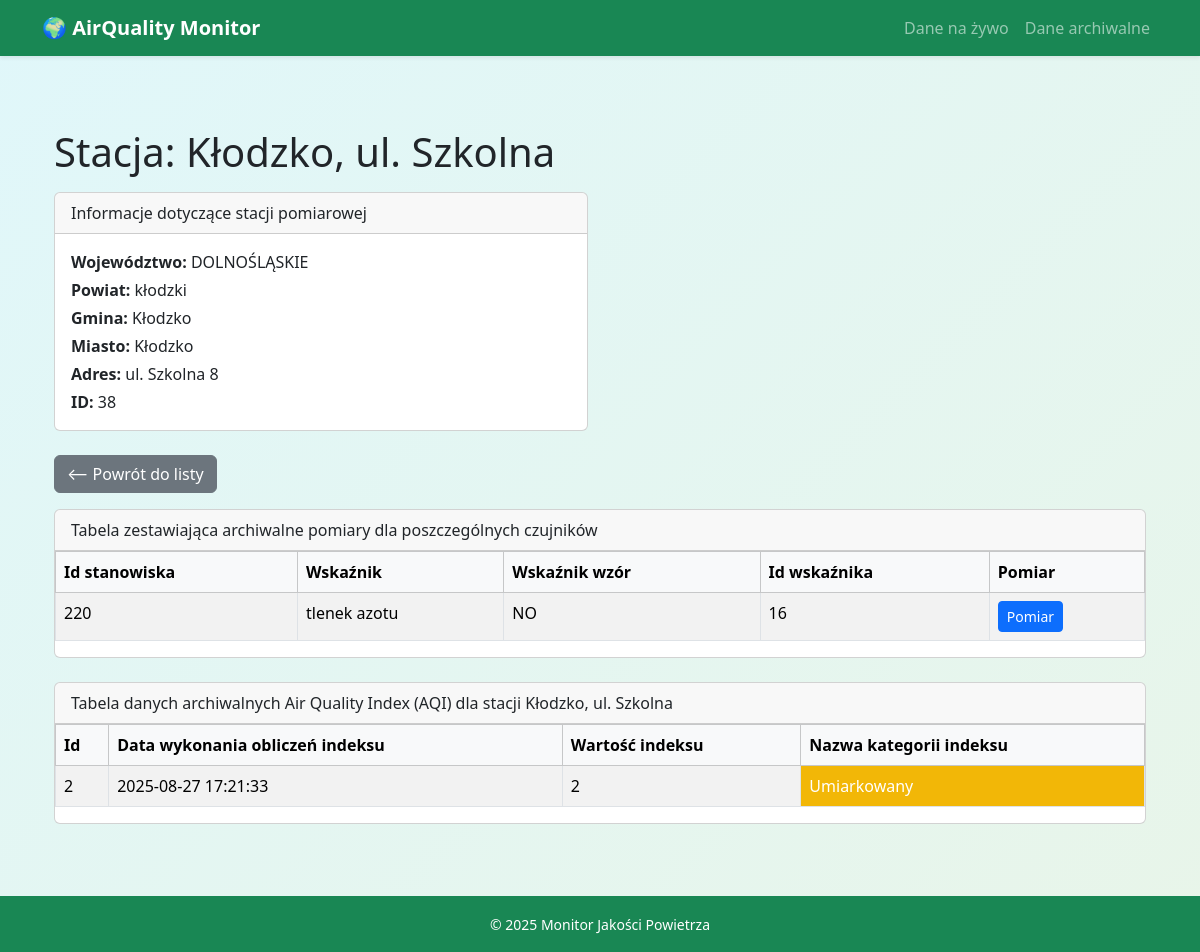
Screenshot of /archive/38 with the database file from the repository.
### app/models/station.py (models this page shows)
class Station(db.Model):
    __tablename__ = "stations"
    id = db.Column(db.Integer, primary_key=True)
    stationCode = db.Column(db.String(50), unique=True, nullable=False)
    stationName = db.Column(db.String(120), nullable=False)
    gegrLat = db.Column(db.String(50), nullable=False)
    gegrLon = db.Column(db.String(50), nullable=False)
    addressStreet = db.Column(db.String(200), nullable=True)
    city_id = db.Column(db.Integer, db.ForeignKey("cities.id"), nullable=False)
    city = db.relationship("City", back_populates="stations")
    sensors = db.relationship("Sensor", back_populates="station")

### app/models/gmina.py (models this page shows)
class Gmina(db.Model):
    __tablename__ = "gminy"
    id = db.Column(db.Integer, primary_key=True)
    gminaName = db.Column(db.String(120), nullable=False)
    powiatName = db.Column(db.String(120), nullable=False)
    wojewodztwoName = db.Column(db.String(120), nullable=False)
    cities = db.relationship("City", back_populates="gmina")

### app/models/city.py (models this page shows)
class City(db.Model):
    __tablename__ = "cities"
    id = db.Column(db.Integer, primary_key=True)
    name = db.Column(db.String(120), nullable=False)
    gmina_id = db.Column(db.Integer, db.ForeignKey("gminy.id"), nullable=False)
    gmina = db.relationship("Gmina", back_populates="cities")
    stations = db.relationship("Station", back_populates="city")

### app/models/sensor.py (models this page shows)
class Sensor(db.Model):
    __tablename__ = "sensors"
    id = db.Column(db.Integer, primary_key=True)
    id_stanowiska = db.Column(db.Integer, nullable=False)  # np. ID pomiarowe
    wskaznik = db.Column(db.String(120), nullable=False)
    wskaznik_wzor = db.Column(db.String(120), nullable=True)
    wskaznik_kod = db.Column(db.String(50), nullable=False)
    id_wskaznika = db.Column(db.Integer, nullable=False)
    id_stacji = db.Column(db.Integer, db.ForeignKey("stations.id"), nullable=False)
    station = db.relationship("Station", back_populates="sensors")

### app/models/station_index.py (models this page shows)
@dataclass
class StationIndex(db.Model):
    __tablename__ = "station_index"
    id = db.Column(db.Integer, primary_key=True, autoincrement=True)
    station_id = db.Column(db.Integer, nullable=False)  # Identyfikator stacji pomiarowej
    calculation_date = db.Column(db.String(50), nullable=False)  # Data wykonania obliczeń indeksu
    index_value = db.Column(db.Integer, nullable=False)  # Wartość indeksu
    index_category = db.Column(db.String, nullable=False)  # Nazwa kategorii indeksu
    calculation_date_st = db.Column(db.String(50), nullable=False)  # Data wykonania obliczeń indeksu

### app/routes/station_routes.py (the view)
@station_bp.route("/archive/<int:station_id>")
def station_detail_archive(station_id):
    service = DataService()
    sensors_list = service.get_sensors_list_from_db(station_id)
    stations_list = service.get_stations_list_from_db()
    station_indexes = service.get_station_index_list_from_db(station_id)
    station: Station = None
    for item in stations_list:
        if(item.id == station_id):
            station = item
    return render_template("station_detail.html", source="db", station=station, sensors=sensors_list, station_indexes=station_indexes)

### app/services/data_service.py (called while the page is built)
    def get_stations_list_from_db(self):
        stations = Station.query.all()
        return stations

    def get_sensors_list_from_db(self, sensors_id: int):
        sensors = Sensor.query.filter_by(id_stacji=sensors_id).all()
        return sensors

    def get_station_index_list_from_db(self, station_id: int):
        station_indexes = StationIndex.query.filter_by(station_id=station_id).all()
        return station_indexes

### app/templates/station_detail.html (shortened to what this page needs)
{% extends "base.html" %}
{% block content %}
<div class="container mt-4">
    <h1 class="mb-3">Stacja: {{ station.stationName }}</h1>
    <div class="row">
      <div class="col-md-6">
        <div class="card mb-4">
          <div class="card-header">
            Informacje dotyczące stacji pomiarowej
          </div>
          <div class="card-body">
            <p class="mb-1"><strong>Województwo:</strong> {{ station.city.gmina.wojewodztwoName }}</p>
            <p class="mb-1"><strong>Powiat:</strong> {{ station.city.gmina.powiatName }}</p>
            <p class="mb-1"><strong>Gmina:</strong> {{ station.city.gmina.gminaName }}</p>
            <p class="mb-1"><strong>Miasto:</strong> {{ station.city.name }}</p>
            <p class="mb-1"><strong>Adres:</strong> {{ station.addressStreet }}</p>
            <p class="mb-0"><strong>ID:</strong> {{ station.id }}</p>
          </div>
        </div>
      </div>
    </div>
    {% if source == "api" %}
        <a href="{{ url_for('stations.list_stations') }}" class="btn btn-secondary mb-3">⟵ Powrót do listy</a>
    {% elif source == "db" %}
        <a href="{{ url_for('stations.list_stations_archive') }}" class="btn btn-secondary mb-3">⟵ Powrót do listy</a>
    {% endif %}
    <div class="card mb-4">
          <div class="card-header">
            {% if source == "api" %}
                Tabela zestawiająca pomiary dla poszczególnych czujników
            {% elif source == "db" %}
                Tabela zestawiająca archiwalne pomiary dla poszczególnych czujników
            {% endif %}
          </div>
        <div class="table-responsive">
        <table class="table table-bordered table-striped">
            <thead class="table-light">
                <tr>
                    <th>Id stanowiska</th>
                    <th>Wskaźnik</th>
                    <th>Wskaźnik wzór</th>
                    <th>Id wskaźnika</th>
                    <th>Pomiar</th>
                </tr>
            </thead>
            <tbody>
                {% for sensor in sensors %}
                <tr>
                    <td>{{ sensor.id_stanowiska }}</td>
                    <td>{{ sensor.wskaznik }}</td>
                    <td>{{ sensor.wskaznik_wzor }}</td>
                    <td>{{ sensor.id_wskaznika }}</td>
                    <td>
                        {% if source == "api" %}
                            <a class="btn btn-primary btn-sm" href="{{ url_for('stations.sensor_detail', station_id=station.id, sensor_id=sensor.id_stanowiska) }}">
                                Pomiar
                            </a>
                        {% elif source == "db" %}
                            <a class="btn btn-primary btn-sm" href="{{ url_for('stations.sensor_detail_archive', station_id=station.id, sensor_id=sensor.id_stanowiska) }}">
                                Pomiar
                            </a>
                        {% endif %}
                    </td>
                </tr>
                {% endfor %}
            </tbody>
        </table>
    </div>
    </div>
    {% if source == "db" %}
    <div class="card mb-4">
          <div class="card-header">
            Tabela danych archiwalnych Air Quality Index (AQI) dla stacji {{ station.stationName }}
          </div>
        <div class="table-responsive">
            <table class="table table-bordered table-striped">
                <thead class="table-light">
                    <tr>
                        <th>Id</th>
                        <th>Data wykonania obliczeń indeksu</th>
                        <th>Wartość indeksu</th>
                        <th>Nazwa kategorii indeksu</th>
                    </tr>
                </thead>
                <tbody>
                    {% for station_index in station_indexes %}
                    <tr>
                        <td>{{ station_index.id }}</td>
                        <td>{{ station_index.calculation_date }}</td>
                        <td>{{ station_index.index_value }}</td>
                        <td class="
                           {% if station_index.index_category in ['Dobry', 'Bardzo dobry'] %}
                              bg-success text-white
                           {% elif station_index.index_category == 'Umiarkowany' %}
                              bg-warning text-white
                           {% elif station_index.index_category == 'Dostateczny' %}
                              bg-orange text-white
                           {% elif station_index.index_category == ['Zły', 'Bardzo zły'] %}
                              bg-danger text-white
                           {% elif station_index.index_category == ['Brak indeksu', 'None'] %}
                              bg-secondary text-white
                           {% endif %}
                        ">
                            {{ station_index.index_category }}
                        </td>
                    </tr>
                    {% endfor %}
                </tbody>
            </table>
        </div>
    </div>
    {% endif %}
</div>
{% endblock %}

### app/templates/base.html (style rules this page uses)
body { background: linear-gradient(135deg, #e0f7fa, #e8f5e9); min-height: 100vh; display: flex; flex-direction: column; }

### rows the page displays
Station: stationName "Kłodzko, ul. Szkolna", addressStreet "ul. Szkolna 8", id "38"
Gmina: city.gmina.wojewodztwoName "DOLNOŚLĄSKIE", city.gmina.powiatName "kłodzki", city.gmina.gminaName "Kłodzko"
City: city.name "Kłodzko"
Sensor: id_stanowiska "220", wskaznik "tlenek azotu", wskaznik_wzor "NO", id_wskaznika "16"
StationIndex: id "2", calculation_date "2025-08-27 17:21:33", index_value "2", index_category "Umiarkowany"
